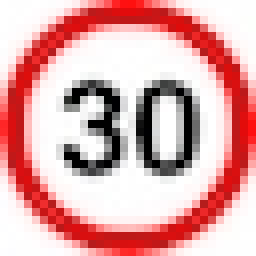
#> input picture extra_images/30_limit.jpg, 32 x 32 px (shown 8 times larger); its folder holds 4 pictures in this run
$ jupyter execute --allow-errors Traffic_Sign_Classifier.ipynb   (shell and % lines are left out)
#> lines starting #> are read from the running program, lines starting #| are printed output that depends on the picture
# Self-Driving Car Engineer Nanodegree

## Deep Learning

## Project: Build a Traffic Sign Recognition Classifier

In this notebook, we have implemented a traffic sign recognition and classifier and the steps are illustrated in more detail in the writeup.

---
## Step 0: Load The Data

[cell 1]
# Load pickled data
import pickle

# Loading the relevant files:
# Training Data: train.p
# Validating Data: valid.p
# Testing Data: test.p

training_file = "train.p"
validation_file= "valid.p"
testing_file = "test.p"

#> (the rest of this cell did not finish here and is left out)

---

## Step 1: Dataset Summary & Exploration

The pickled data is a dictionary with 4 key/value pairs:

- `'features'` is a 4D array containing raw pixel data of the traffic sign images, (num examples, width, height, channels).
- `'labels'` is a 1D array containing the label/class id of the traffic sign. The file `signnames.csv` contains id -> name mappings for each id.
- `'sizes'` is a list containing tuples, (width, height) representing the the original width and height the image.
- `'coords'` is a list containing tuples, (x1, y1, x2, y2) representing coordinates of a bounding box around the sign in the image. **THESE COORDINATES ASSUME THE ORIGINAL IMAGE. THE PICKLED DATA CONTAINS RESIZED VERSIONS (32 by 32) OF THESE IMAGES**

### Provide a Basic Summary of the Data Set Using Python, Numpy and/or Pandas

#> (a cell that did not finish here is left out)

### Visualizing Dataset

Visualize the German Traffic Signs Dataset using the pickled file(s). This is open ended, suggestions include: plotting traffic sign images, plotting the count of each sign, etc.

The [Matplotlib](http://matplotlib.org/) [examples](http://matplotlib.org/examples/index.html) and [gallery](http://matplotlib.org/gallery.html) pages are a great resource for doing visualizations in Python.

**NOTE:** It's recommended you start with something simple first. If you wish to do more, come back to it after you've completed the rest of the sections.

[cell 3]
### Data exploration visualization code goes here.
### Feel free to use as many code cells as needed.
import matplotlib.pyplot as plt
import random

# Visualizations will be shown in the notebook.

fig, axs = plt.subplots(2,5, figsize=(15, 4))
fig.subplots_adjust(hspace = .2, wspace=.001)
axs = axs.ravel()
#> (the rest of this cell did not finish here and is left out)

[cell 4]
# Visualizing the distribution of data across various labels

import numpy as np

#> (the rest of this cell did not finish here and is left out)

### Plotting a comparison between distribution of data for training and testing dataset

#> (a cell that did not finish here is left out)

The above diagram shows the histogram distribution of training and testing data.

## Augmenting Data

As we can clearly see the data is not evenly distributed amongst the various labels. A good training set should have evenly distributed data. In this project we will augment the data for labels having dataset less than the average data per label.

#> (a cell that did not finish here is left out)

As mentioned in the research paper [Traffic Sign Recognition with Multi-Scale Convolutional Networks](http://yann.lecun.com/exdb/publis/pdf/sermanet-ijcnn-11.pdf) we will be augmenting the data by geometric transformation of the original dataset i.e. translating, rotating and scaling the original dataset.

[cell 7]
# Augmenting data of those classes who have dataset less than ceil of avg
import cv2

# Function to translate image by a random value -4 to 4 px
# [31 lines left out: functions translate, rotate, scale, not called in this run]


# Translating, Rotating and Scaling a sample image
#> (the rest of this cell did not finish here and is left out)

#> (a cell that did not finish here is left out)

## Data Distribution After Augmentation

[cell 9]
# Visualizing the distribution of data across various labels

import numpy as np

#> (the rest of this cell did not finish here and is left out)

----

## Step 2: Design and Test a Model Architecture

The approach followed to design the model is discussed in the writeup. In a nutshell we have taken LeNet architecture as the base and we have combined some elements from the model mentioned in the paper titled [Traffic Sign Recognition with Multi-Scale Convolutional Networks](http://yann.lecun.com/exdb/publis/pdf/sermanet-ijcnn-11.pdf). And have added some parts after experimentation.

### Pre-process the Data Set

Preprocessing includes equalizing the histogram of the image to increase the overall contrast.

[cell 10]
### Preprocess the data here. Preprocessing steps could include normalization, converting to grayscale, etc.
### Feel free to use as many code cells as needed.

from sklearn.utils import shuffle
import numpy as np
import cv2


# Function to preprocess data
def preprocess(x_data):
    for i in range (0, x_data.shape[0]):
        x_data[i] = cv2.cvtColor(x_data[i], cv2.COLOR_RGB2YUV)

        # Equalizing Histogram of each channel using Contrast Limited Adaptive Histogram Equalization (CLAHE)
        clahe = cv2.createCLAHE(clipLimit=4.0, tileGridSize=(4,4))
        x_data[i,:,:,0] = clahe.apply(x_data[i,:,:, 0])
        x_data[i] = cv2.cvtColor(x_data[i], cv2.COLOR_YUV2RGB)
    return x_data


# Shuffling data
#> (the rest of this cell did not finish here and is left out)

### Model Architecture

[cell 11]
import tensorflow as tf

# Defining number of epochs and batch_size
EPOCHS =  100
BATCH_SIZE = 100

[cell 12]
from tensorflow.contrib.layers import flatten

conv1 = None

# Modified LeNet Architecture for training the data
# [72 lines left out: function LeNet, not called in this run]

[cell 13]
tf.reset_default_graph()
#> (this line was passed over: tensorflow is not available in this run)

#> (the rest of this cell did not finish here and is left out)

### Train, Validate and Test the Model

A validation set can be used to assess how well the model is performing. A low accuracy on the training and validation
sets imply underfitting. A high accuracy on the training set but low accuracy on the validation set implies overfitting.

#> (a cell that did not finish here is left out)

---

## Step 3: Test a Model on New Images

To give yourself more insight into how the model is working, we have download six pictures of German traffic signs from the web and have used the model to predict the traffic sign type.

The `signnames.csv` file contains mappings from the class id (integer) to the actual sign name.

### Load and Output the Images

[cell 15]
### Load the images and plot them here.
### Feel free to use as many code cells as needed.

import matplotlib.pyplot as plt
import matplotlib.image as mpimg
import os


# Loading New Images
images = os.listdir('extra_images/')
fig, axs = plt.subplots(1,6, figsize=(15, 2))

i = 0
prediction_images = []

# Plotting Test Images
for image in images:
    img = mpimg.imread('extra_images/' + image)
#> img is the input picture: shape (32, 32, 3); mean R, G, B 223.2, 168.4, 168.5
    axs[i].imshow(img)
    prediction_images.append(img)
    i=i+1

x_predict = np.asarray(prediction_images)

# Storing new images in x_predict array
x_predict = preprocess(x_predict)

# Storing labels for the y_predict
y_predict = [31, 38, 22, 12, 29, 1]
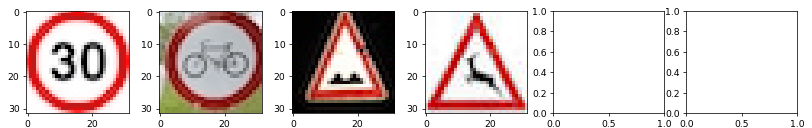
#> figure drawn by matplotlib, 4 panels
